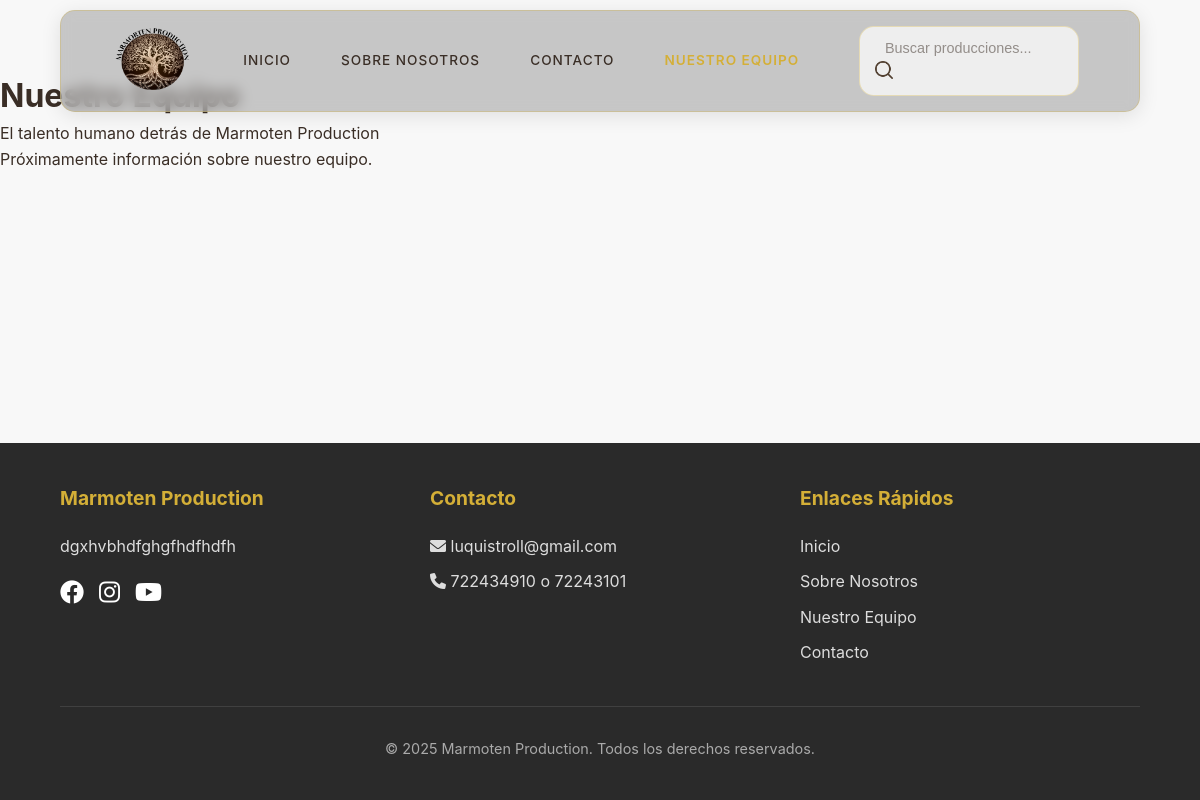
/nuestro-equipo/, run on an earlier commit of the app's database.
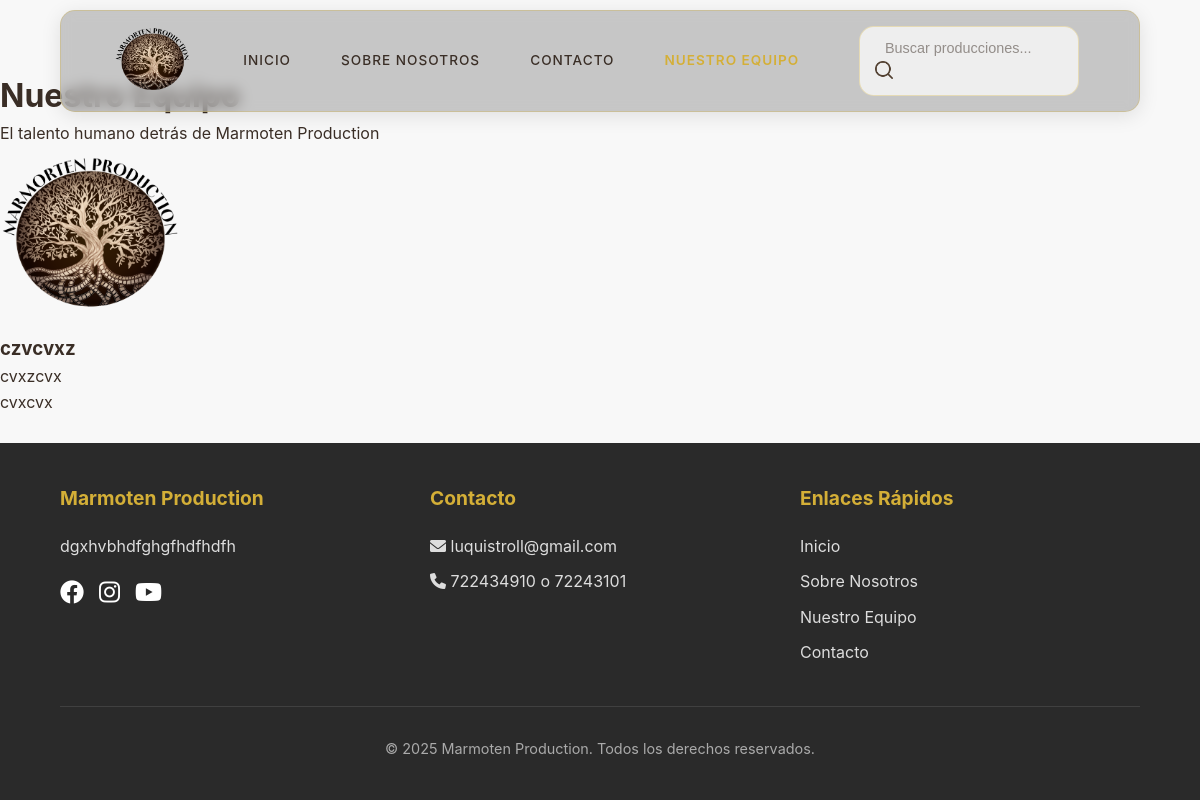
And on a later commit of the database.
### blog/models.py (models this page shows, shortened)
class Equipo(models.Model):
    nombre = models.CharField(max_length=100)
    puesto = models.CharField(max_length=100)
    biografia = models.TextField()
    foto = models.ImageField(upload_to='equipo/')
    orden = models.PositiveIntegerField(default=0)
    redes_sociales = models.JSONField(default=dict, blank=True)
    class Meta:
        ordering = ['orden']
        verbose_name_plural = "Miembros del equipo"

### blog/views.py (the view)
# urls.py: path('nuestro-equipo/', views.nuestro_equipo, name='nuestro_equipo'),
def nuestro_equipo(request):
    config = ConfiguracionSitio.objects.first()
    equipo = Equipo.objects.all().order_by('orden')
    posts_destacados = Post.objects.filter(
        destacado=True
    ).exclude(
        imagen=''
    ).order_by(
        '-fecha_publicacion'
    )#[:3]
    context = {
        'config': config,
        'equipo': equipo,
        'posts_destacados': posts_destacados,
    }
    return render(request, 'blog/nuestro_equipo.html', context)

### blog/templates/blog/nuestro_equipo.html (shortened to what this page needs)
{% extends 'blog/base.html' %}
{% block content %}
<div class="container py-5">
    <div class="text-center mb-5">
        <h1 class="display-4">Nuestro Equipo</h1>
        <p class="lead">El talento humano detrás de {{ config.titulo_sitio }}</p>
    </div>
    <div class="row">
        {% for miembro in equipo %}
        <div class="col-lg-4 col-md-6 mb-4">
            <div class="card h-100 border-0 shadow">
                <div class="card-img-top text-center pt-4">
                    <img src="{{ miembro.foto.url }}"
                         alt="{{ miembro.nombre }}"
                         class="rounded-circle img-thumbnail"
                         style="width: 180px; height: 180px; object-fit: cover;">
                </div>
                <div class="card-body text-center">
                    <h3 class="h5">{{ miembro.nombre }}</h3>
                    <p class="text-primary">{{ miembro.puesto }}</p>
                    <p class="card-text">{{ miembro.biografia|truncatewords:25 }}</p>
                </div>
            </div>
        </div>
        {% empty %}
        <div class="col-12 text-center py-5">
            <div class="alert alert-info">
                Próximamente información sobre nuestro equipo.
            </div>
        </div>
        {% endfor %}
    </div>
</div>
{% endblock %}

What changed in the data, as far as the page shows it:
added Equipo: foto (picture), nombre "czvcvxz", puesto "cvxzcvx", biografia "cvxcvx"
Also different on the page:
text no longer shown: "Próximamente información sobre nuestro equipo."
